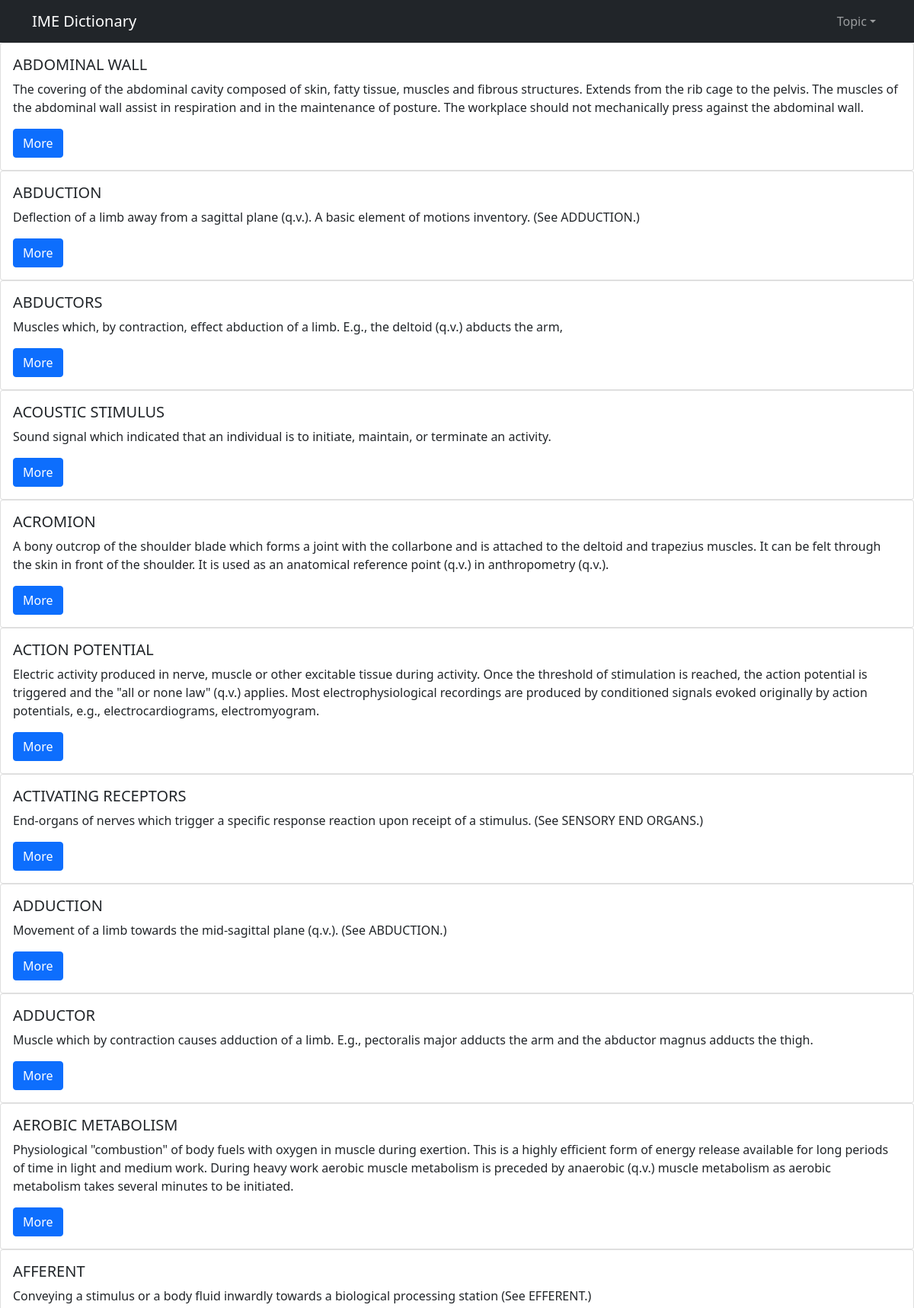
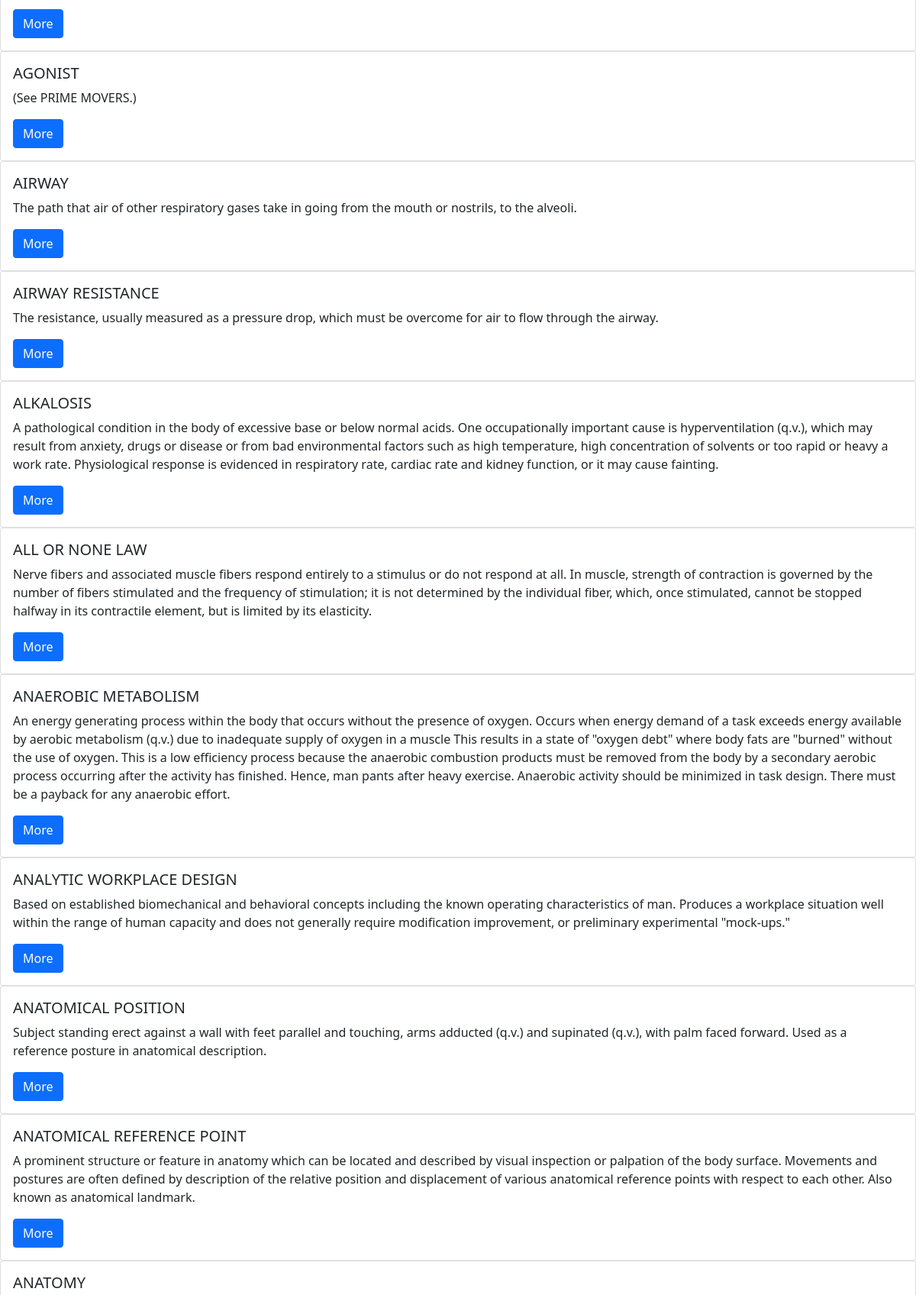
Screenshot of /Anthropometry (upper part) with the database file from the repository (2 pictures, top to bottom).
### cities/models.py (models this page shows, shortened)
class Anthropometry(models.Model):
    term = models.CharField(max_length=200)
    meaning = models.TextField()
    href = models.URLField(max_length=1000)
    firstkeyword = models.CharField(max_length=200,null=True)
    secondkeyword = models.CharField(max_length=200,null=True)
    lastkeyword = models.CharField(max_length=200,null=True)

### cities/views.py (the view)
# urls.py: path('Anthropometry', myAnthropometry, name="Anthropometry"), # Anthropometry
def myAnthropometry(request):
    anthropometrys = Anthropometry.objects.all()
    context = {
        'anthropometrys' : anthropometrys,
    }
    return render(request, 'detail/Anthro_main.html', context)

### cities/templates/detail/Anthro_main.html (shortened to what this page needs)
{% load static %}
<!DOCTYPE html>
<html lang="en">
	<head>
		<link href="{% static 'css/styles.css' %}" rel="stylesheet" />
		<link href="{% static 'css/search.css' %}" rel="stylesheet" />
	</head>
  <body>
	  <nav class="navbar navbar-expand-lg navbar-dark bg-dark">
		  <div class="container">
			  <a class="navbar-brand" href="#">IME Dictionary </a>
			  <div class="collapse navbar-collapse" id="navbarSupportedContent">
				  <ul class="navbar-nav ms-auto mb-2 mb-lg-0">
					  <li class="nav-item dropdown">
						  <a class="nav-link dropdown-toggle" id="navbarDropdown" href="#" role="button" data-bs-toggle="dropdown" aria-haspopup="true" aria-expanded="false">Topic</a>
					  </li>
				  </ul>
			  </div>
		  </div>
	  </nav>
	  {% for i in anthropometrys.all %}
	  <div class="card">
		  <div class="card-body">
			  <h5 class="card-title">{{i.term}}</h5>
			  <p class="card-text">{{i.meaning}}</p>
			  <a href="{% url 'Anthropometrys'  i.id %}" class="btn btn-primary">More</a>
		  </div>
	  </div>
	  {% endfor %}
  </body>
</html>

### cities/static/css/search.css (style rules this page uses)
body { margin: 0; padding: 0; background: white; }

### rows the page displays
Anthropometry: term "ABDOMINAL WALL", meaning "The covering of the abdominal cavity composed of skin, fatty tissue, muscles and fibrous structures. Extends from the rib cage to the pelvis. The muscles of the abdominal wall assist in respiration and in the maintenance of posture. The workplace should not mechanically press against the abdominal wall."
Anthropometry: term "ABDUCTION", meaning "Deflection of a limb away from a sagittal plane (q.v.). A basic element of motions inventory. (See ADDUCTION.)"
Anthropometry: term "ABDUCTORS", meaning "Muscles which, by contraction, effect abduction of a limb. E.g., the deltoid (q.v.) abducts the arm,"
Anthropometry: term "ACOUSTIC STIMULUS", meaning "Sound signal which indicated that an individual is to initiate, maintain, or terminate an activity."
Anthropometry: term "ACROMION", meaning "A bony outcrop of the shoulder blade which forms a joint with the collarbone and is attached to the deltoid and trapezius muscles. It can be felt through the skin in front of the shoulder. It is used as an anatomical reference point (q.v.) in anthropometry (q.v.)."
Anthropometry: term "ACTION POTENTIAL", meaning "Electric activity produced in nerve, muscle or other excitable tissue during activity. Once the threshold of stimulation is reached, the action potential is triggered and the \"all or none law\" (q.v.) applies. Most electrophysiological recordings are produced by conditioned signals evoked originally by action potentials, e.g., electrocardiograms, electromyogram."
Anthropometry: term "ACTIVATING RECEPTORS", meaning "End-organs of nerves which trigger a specific response reaction upon receipt of a stimulus. (See SENSORY END ORGANS.)"
Anthropometry: term "ADDUCTION", meaning "Movement of a limb towards the mid-sagittal plane (q.v.). (See ABDUCTION.)"
Anthropometry: term "ADDUCTOR", meaning "Muscle which by contraction causes adduction of a limb. E.g., pectoralis major adducts the arm and the abductor magnus adducts the thigh."
Anthropometry: term "AEROBIC METABOLISM", meaning "Physiological \"combustion\" of body fuels with oxygen in muscle during exertion. This is a highly efficient form of energy release available for long periods of time in light and medium work. During heavy work aerobic muscle metabolism is preceded by anaerobic (q.v.) muscle metabolism as aerobic metabolism takes several minutes to be initiated."
Anthropometry: term "AFFERENT", meaning "Conveying a stimulus or a body fluid inwardly towards a biological processing station (See EFFERENT.)"
Anthropometry: term "AGONIST", meaning "(See PRIME MOVERS.)"
Anthropometry: term "AIRWAY", meaning "The path that air of other respiratory gases take in going from the mouth or nostrils, to the alveoli."
Anthropometry: term "AIRWAY RESISTANCE", meaning "The resistance, usually measured as a pressure drop, which must be overcome for air to flow through the airway."
Anthropometry: term "ALKALOSIS", meaning "A pathological condition in the body of excessive base or below normal acids. One occupationally important cause is hyperventilation (q.v.), which may result from anxiety, drugs or disease or from bad environmental factors such as high temperature, high concentration of solvents or too rapid or heavy a work rate. Physiological response is evidenced in respiratory rate, cardiac rate and kidney function, or it may cause fainting."
Anthropometry: term "ALL OR NONE LAW", meaning "Nerve fibers and associated muscle fibers respond entirely to a stimulus or do not respond at all. In muscle, strength of contraction is governed by the number of fibers stimulated and the frequency of stimulation; it is not determined by the individual fiber, which, once stimulated, cannot be stopped halfway in its contractile element, but is limited by its elasticity."
Anthropometry: term "ANAEROBIC METABOLISM", meaning "An energy generating process within the body that occurs without the presence of oxygen. Occurs when energy demand of a task exceeds energy available by aerobic metabolism (q.v.) due to inadequate supply of oxygen in a muscle This results in a state of \"oxygen debt\" where body fats are \"burned\" without the use of oxygen. This is a low efficiency process because the anaerobic combustion products must be removed from the body by a secondary aerobic process occurring after the activity has finished. Hence, man pants after heavy exercise. Anaerobic activity should be minimized in task design. There must be a payback for any anaerobic effort."
Anthropometry: term "ANALYTIC WORKPLACE DESIGN", meaning "Based on established biomechanical and behavioral concepts including the known operating characteristics of man. Produces a workplace situation well within the range of human capacity and does not generally require modification improvement, or preliminary experimental \"mock-ups.\""
Anthropometry: term "ANATOMICAL POSITION", meaning "Subject standing erect against a wall with feet parallel and touching, arms adducted (q.v.) and supinated (q.v.), with palm faced forward. Used as a reference posture in anatomical description."
Anthropometry: term "ANATOMICAL REFERENCE POINT", meaning "A prominent structure or feature in anatomy which can be located and described by visual inspection or palpation of the body surface. Movements and postures are often defined by description of the relative position and displacement of various anatomical reference points with respect to each other. Also known as anatomical landmark."
Anthropometry: term "ANATOMY"
